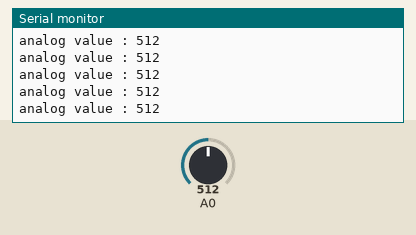
Simulated run of this sketch. Board: Arduino Uno, built with avr-gcc and run on an emulated ATmega328P. On the bench: the last lines printed to the serial monitor. Inputs (shaded band) come from the test bench; at power-on: A0 = 512.

Above: at 1.2 s.
1.3 s: A0 set to 110
At 1.9 s:
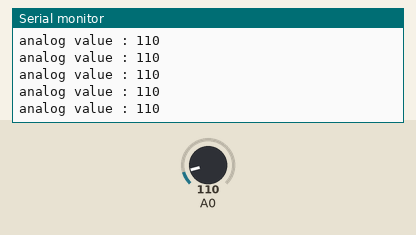
2.8 s: A0 set to 93
At 3.3 s:
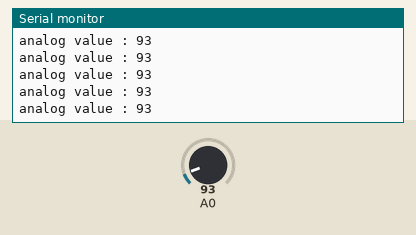
11.8 s: A0 set to 8
At 12.6 s:
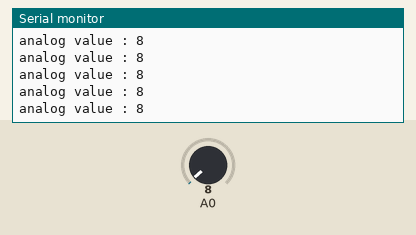
13.3 s: A0 set to 11
At 13.8 s:
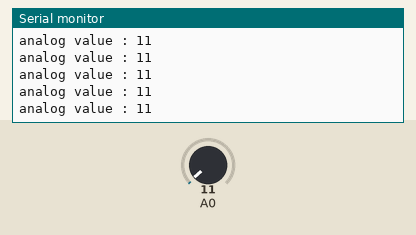
Timing chart, 0 to 16.3 s (numbered marks = the images above; inputs shaded):
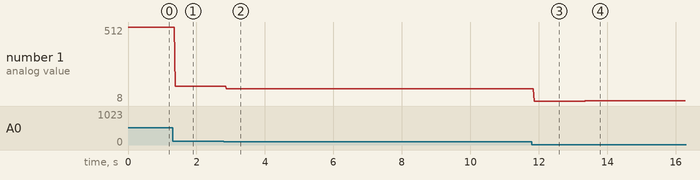

The sketch:

Analog_IN.ino
```cpp
void setup() {
  pinMode(13, OUTPUT);
  Serial.begin(9600);
}

void loop() {
   digitalWrite(13, HIGH);
   int ar = analogRead(A0);

   if(ar>800)
      digitalWrite(13,HIGH);
   else if(ar<700)
      digitalWrite(13,LOW);

   Serial.println("analog value : " + (String)ar);
   delay(10);
}
```

Measured:
- after the input at 1.3 s, the serial monitor: prints a new line after 0.07 s (image 1)
- after the input at 2.8 s, the serial monitor: prints a new line after 0.07 s (image 2)
- after the input at 11.8 s, the serial monitor: prints a new line after 0.06 s (image 3)
- after the input at 13.3 s, the serial monitor: prints a new line after 0.06 s (image 4)
- plotted number 1: 512 → 110 after the input at 1.3 s, 110 → 93 after the input at 2.8 s, 93 → 8 after the input at 11.8 s, 8 → 11 after the input at 13.3 s
